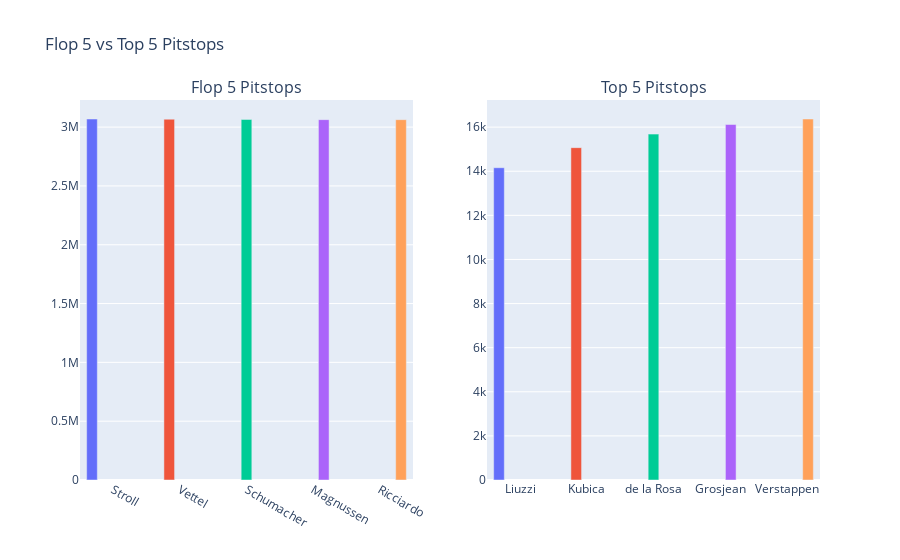

The code cell stored with this chart in its notebook:
### Code cell
flop5_pitstops_desc = F1['pitstops'][
    F1['pitstops']['status'] == 'Finished'   
].sort_values(by='milliseconds', ascending=False).head(5)

flop5desc_plot = px.bar(
    flop5_pitstops_desc,                     
    x='surname',                 
    y='milliseconds',            
    title='Flop 5 Pistops',
    labels={'milliseconds': 'Time (milliseconds)', 'surname': 'Driver'},
    color='surname'              
)

top5_pitstops = F1['pitstops'][
    F1['pitstops']['status'] == 'Finished'   
].sort_values(by='milliseconds', ascending=True).head(5)

top5desc_plot = px.bar(
    top5_pitstops,                     
    x='surname',                 
    y='milliseconds',            
    title='Top 5 Pistops',
    labels={'milliseconds': 'Time (milliseconds)', 'surname': 'Driver'},
    color='surname'              
)

subplot_pitstops = make_subplots(rows=1, cols=2, subplot_titles=('Flop 5 Pitstops', 'Top 5 Pitstops'))

for trace in flop5desc_plot['data']:
    subplot_pitstops.add_trace(trace, row=1, col=1)

for trace in top5desc_plot['data']:
    subplot_pitstops.add_trace(trace, row=1, col=2)

subplot_pitstops.update_layout(
    title_text='Flop 5 vs Top 5 Pitstops',
    showlegend=False)

subplot_pitstops.show()

### Figure 1 — Plotly figure (JSON) as saved in the notebook; plotly's stock layout.template omitted (floating-point values rounded to 4 significant figures)
{"data": [{"alignmentgroup": "True", "hovertemplate": "Driver=%{x}<br>Time (milliseconds)=%{y}<extra></extra>", "legendgroup": "Stroll", "marker": {"color": "#636efa", "pattern": {"shape": ""}}, "name": "Stroll", "offsetgroup": "Stroll", "orientation": "v", "showlegend": true, "textposition": "auto", "type": "bar", "x": ["Stroll"], "xaxis": "x", "y": [3069017], "yaxis": "y"}, {"alignmentgroup": "True", "hovertemplate": "Driver=%{x}<br>Time (milliseconds)=%{y}<extra></extra>", "legendgroup": "Vettel", "marker": {"color": "#EF553B", "pattern": {"shape": ""}}, "name": "Vettel", "offsetgroup": "Vettel", "orientation": "v", "showlegend": true, "textposition": "auto", "type": "bar", "x": ["Vettel"], "xaxis": "x", "y": [3067301], "yaxis": "y"}, {"alignmentgroup": "True", "hovertemplate": "Driver=%{x}<br>Time (milliseconds)=%{y}<extra></extra>", "legendgroup": "Schumacher", "marker": {"color": "#00cc96", "pattern": {"shape": ""}}, "name": "Schumacher", "offsetgroup": "Schumacher", "orientation": "v", "showlegend": true, "textposition": "auto", "type": "bar", "x": ["Schumacher"], "xaxis": "x", "y": [3065174], "yaxis": "y"}, {"alignmentgroup": "True", "hovertemplate": "Driver=%{x}<br>Time (milliseconds)=%{y}<extra></extra>", "legendgroup": "Magnussen", "marker": {"color": "#ab63fa", "pattern": {"shape": ""}}, "name": "Magnussen", "offsetgroup": "Magnussen", "orientation": "v", "showlegend": true, "textposition": "auto", "type": "bar", "x": ["Magnussen"], "xaxis": "x", "y": [3063613], "yaxis": "y"}, {"alignmentgroup": "True", "hovertemplate": "Driver=%{x}<br>Time (milliseconds)=%{y}<extra></extra>", "legendgroup": "Ricciardo", "marker": {"color": "#FFA15A", "pattern": {"shape": ""}}, "name": "Ricciardo", "offsetgroup": "Ricciardo", "orientation": "v", "showlegend": true, "textposition": "auto", "type": "bar", "x": ["Ricciardo"], "xaxis": "x", "y": [3063314], "yaxis": "y"}, {"alignmentgroup": "True", "hovertemplate": "Driver=%{x}<br>Time (milliseconds)=%{y}<extra></extra>", "legendgroup": "Liuzzi", "marker": {"color": "#636efa", "pattern": {"shape": ""}}, "name": "Liuzzi", "offsetgroup": "Liuzzi", "orientation": "v", "showlegend": true, "textposition": "auto", "type": "bar", "x": ["Liuzzi"], "xaxis": "x2", "y": [14160], "yaxis": "y2"}, {"alignmentgroup": "True", "hovertemplate": "Driver=%{x}<br>Time (milliseconds)=%{y}<extra></extra>", "legendgroup": "Kubica", "marker": {"color": "#EF553B", "pattern": {"shape": ""}}, "name": "Kubica", "offsetgroup": "Kubica", "orientation": "v", "showlegend": true, "textposition": "auto", "type": "bar", "x": ["Kubica"], "xaxis": "x2", "y": [15069], "yaxis": "y2"}, {"alignmentgroup": "True", "hovertemplate": "Driver=%{x}<br>Time (milliseconds)=%{y}<extra></extra>", "legendgroup": "de la Rosa", "marker": {"color": "#00cc96", "pattern": {"shape": ""}}, "name": "de la Rosa", "offsetgroup": "de la Rosa", "orientation": "v", "showlegend": true, "textposition": "auto", "type": "bar", "x": ["de la Rosa"], "xaxis": "x2", "y": [15684], "yaxis": "y2"}, {"alignmentgroup": "True", "hovertemplate": "Driver=%{x}<br>Time (milliseconds)=%{y}<extra></extra>", "legendgroup": "Grosjean", "marker": {"color": "#ab63fa", "pattern": {"shape": ""}}, "name": "Grosjean", "offsetgroup": "Grosjean", "orientation": "v", "showlegend": true, "textposition": "auto", "type": "bar", "x": ["Grosjean"], "xaxis": "x2", "y": [16120], "yaxis": "y2"}, {"alignmentgroup": "True", "hovertemplate": "Driver=%{x}<br>Time (milliseconds)=%{y}<extra></extra>", "legendgroup": "Verstappen", "marker": {"color": "#FFA15A", "pattern": {"shape": ""}}, "name": "Verstappen", "offsetgroup": "Verstappen", "orientation": "v", "showlegend": true, "textposition": "auto", "type": "bar", "x": ["Verstappen"], "xaxis": "x2", "y": [16369], "yaxis": "y2"}], "layout": {"annotations": [{"font": {"size": 16}, "showarrow": false, "text": "Flop 5 Pitstops", "x": 0.225, "xanchor": "center", "xref": "paper", "y": 1, "yanchor": "bottom", "yref": "paper"}, {"font": {"size": 16}, "showarrow": false, "text": "Top 5 Pitstops", "x": 0.775, "xanchor": "center", "xref": "paper", "y": 1, "yanchor": "bottom", "yref": "paper"}], "showlegend": false, "title": {"text": "Flop 5 vs Top 5 Pitstops"}, "xaxis": {"anchor": "y", "domain": [0, 0.45]}, "xaxis2": {"anchor": "y2", "domain": [0.55, 1]}, "yaxis": {"anchor": "x", "domain": [0, 1]}, "yaxis2": {"anchor": "x2", "domain": [0, 1]}}}
